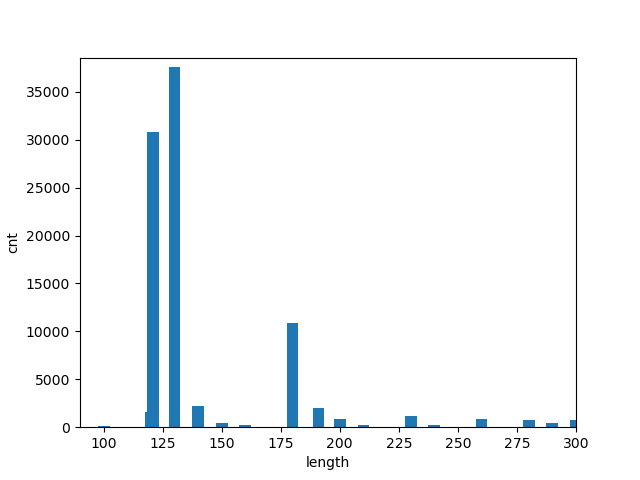

Write the Python code that produced this figure.
import os
os.environ["OPENCV_IO_MAX_IMAGE_PIXELS"] = pow(2, 40).__str__()
import cv2
import numpy as np
import pandas as pd
import matplotlib.pyplot as plt


def Unfold(max_x, max_y, winH, winW, stepW, stepH):
    x_points_l = np.array([i for i in range(0, max_x, stepW) if i + winH <= max_x])
    y_points_u = np.array([i for i in range(0, max_y, stepH) if i + winW <= max_y])

    x_wins_cnt = len(x_points_l)
    y_wins_cnt = len(y_points_u)
    wins_cnt = x_wins_cnt * y_wins_cnt

    w_lu = np.repeat([x_points_l], y_wins_cnt, axis=0)
    w_lu = np.repeat(w_lu, 2, axis=1)
    w_lu[:, 1::2] = np.repeat(y_points_u[:, np.newaxis], x_wins_cnt, axis=1)
    w_lu = w_lu.reshape(wins_cnt, 2)

    w_ru = np.copy(w_lu)
    w_ru[:, 0] += winW

    w_rd = np.copy(w_ru)
    w_rd[:, 1] += winH

    w_ld = np.copy(w_rd)
    w_ld[:, 0] -= winW

    windows = np.hstack((w_lu, w_ru, w_rd, w_ld))
    return windows


def rotate(bbox, angles, cell_num):
    r_matrix = np.hstack((np.cos(angles), -np.sin(angles), np.sin(angles), np.cos(angles), np.cos(angles),
                          -np.sin(angles), np.sin(angles), np.cos(angles), np.cos(angles), -np.sin(angles),
                          np.sin(angles), np.cos(angles), np.cos(angles), -np.sin(angles), np.sin(angles),
                          np.cos(angles)))
    r_matrix = r_matrix.reshape(cell_num, 8, 2).transpose(2, 0, 1).reshape(2, -1)

    # 旋转后的坐标
    rotated_bbox = r_matrix * bbox
    rotated_bbox = np.sum(rotated_bbox, axis=0)
    rotated_bbox = rotated_bbox.reshape(cell_num, 8)

    return rotated_bbox


def Affine_cell(file1, file2, cell_p):
    ps = pd.read_csv(f'{file1}/{file2}/affine_points.csv')
    src_p = np.array([ps.iloc[0, :2], ps.iloc[0, 2:4], ps.iloc[0, 4:6], ps.iloc[0, 6:8], ps.iloc[0, 8:10]])
    dst_p1 = np.array([ps.iloc[1, :2], ps.iloc[1, 2:4], ps.iloc[1, 4:6], ps.iloc[1, 6:8], ps.iloc[1, 8:10]])
    dst_p2 = np.array([ps.iloc[2, :2], ps.iloc[2, 2:4], ps.iloc[2, 4:6], ps.iloc[2, 6:8], ps.iloc[2, 8:10]])
    M1, _ = cv2.estimateAffinePartial2D(src_p, dst_p1)
    M2, _ = cv2.estimateAffinePartial2D(src_p, dst_p2)
    affine_cell_p1 = np.dot(M1, cell_p.T)
    affine_cell_p1 = affine_cell_p1.T
    affine_cell_p2 = np.dot(M2, cell_p.T)
    affine_cell_p2 = affine_cell_p2.T
    affine_cell_p = np.vstack((affine_cell_p1, affine_cell_p2))
    return affine_cell_p


def make_bbox(affine_cell_p, rectangle):
    bbox_x, bbox_y = affine_cell_p[:, 0] - rectangle[:, 0] / 2, affine_cell_p[:, 1] - rectangle[:, 1] / 2
    bbox_x = bbox_x.reshape(-1, 1)
    bbox_y = bbox_y.reshape(-1, 1)
    bbox_lu = np.hstack((bbox_x, bbox_y))
    bbox_ld = bbox_lu.copy()
    bbox_ld[:, 1] += rectangle[:, 1]
    bbox_ru = bbox_lu.copy()
    bbox_ru[:, 0] += rectangle[:, 0]
    bbox_rd = bbox_ld.copy()
    bbox_rd[:, 0] += rectangle[:, 0]
    bbox = np.hstack((bbox_lu, bbox_ru, bbox_rd, bbox_ld))
    return bbox


def find_windows(cell_num, bboxs, windows):
    point_mask = np.zeros((cell_num, windows.shape[0]), dtype=bool)
    for m in range(cell_num):
        mask_lu_x = np.logical_and(bboxs[m, :, 0].reshape(-1, 1) >= windows[:, 0].reshape(-1, 1),
                                   bboxs[m, :, 0].reshape(-1, 1) <= windows[:, 2].reshape(-1, 1))
        mask_lu_y = np.logical_and(bboxs[m, :, 1].reshape(-1, 1) >= windows[:, 1].reshape(-1, 1),
                                   bboxs[m, :, 1].reshape(-1, 1) <= windows[:, 5].reshape(-1, 1))
        mask_lu = np.logical_and(mask_lu_x, mask_lu_y)
        mask_ru_x = np.logical_and(bboxs[m, :, 2].reshape(-1, 1) >= windows[:, 0].reshape(-1, 1),
                                   bboxs[m, :, 2].reshape(-1, 1) <= windows[:, 2].reshape(-1, 1))
        mask_ru_y = np.logical_and(bboxs[m, :, 3].reshape(-1, 1) >= windows[:, 1].reshape(-1, 1),
                                   bboxs[m, :, 3].reshape(-1, 1) <= windows[:, 5].reshape(-1, 1))
        mask_ru = np.logical_and(mask_ru_x, mask_ru_y)
        mask_rd_x = np.logical_and(bboxs[m, :, 4].reshape(-1, 1) >= windows[:, 0].reshape(-1, 1),
                                   bboxs[m, :, 4].reshape(-1, 1) <= windows[:, 2].reshape(-1, 1))
        mask_rd_y = np.logical_and(bboxs[m, :, 5].reshape(-1, 1) >= windows[:, 1].reshape(-1, 1),
                                   bboxs[m, :, 5].reshape(-1, 1) <= windows[:, 5].reshape(-1, 1))
        mask_rd = np.logical_and(mask_rd_x, mask_rd_y)
        mask_ld_x = np.logical_and(bboxs[m, :, 6].reshape(-1, 1) >= windows[:, 0].reshape(-1, 1),
                                   bboxs[m, :, 6].reshape(-1, 1) <= windows[:, 2].reshape(-1, 1))
        mask_ld_y = np.logical_and(bboxs[m, :, 7].reshape(-1, 1) >= windows[:, 1].reshape(-1, 1),
                                   bboxs[m, :, 7].reshape(-1, 1) <= windows[:, 5].reshape(-1, 1))
        mask_ld = np.logical_and(mask_ld_x, mask_ld_y)
        mask_others_x = np.logical_and(bboxs[m, :, 0].reshape(-1, 1) <= windows[:, 0].reshape(-1, 1),
                                       bboxs[m, :, 2].reshape(-1, 1) >= windows[:, 2].reshape(-1, 1))
        mask_others_y = np.logical_and(bboxs[m, :, 1].reshape(-1, 1) <= windows[:, 1].reshape(-1, 1),
                                        bboxs[m, :, 5].reshape(-1, 1) >= windows[:, 5].reshape(-1, 1))
        mask_others = np.logical_or(mask_others_x, mask_others_y)
        mask = np.logical_or.reduce((mask_lu, mask_ru, mask_rd, mask_ld, mask_others))
        point_mask[m] = np.squeeze(mask)
    point = [np.where(point_mask[m])[0] for m in range(point_mask.shape[0])]
    return point


def get_all_shape():
    file_all = pd.read_excel(r'C:\Users\peng\Documents\yolov10\my\副本标准元器件深度学习库参照表.xlsx', sheet_name=[i for i in range(1, 10)])
    length = []
    for j in range(1, 10):
        t = '分辨率大小'
        coordinates = file_all[j][t].to_numpy()
        coordinates = np.array([list(map(int, rect.split('*'))) for rect in coordinates])
        length.extend(np.max(coordinates, axis=1))
    return np.unique(length)


if __name__ == '__main__':
    file1_name = ['PWYL', 'PWYN-C', 'PWYN-S', 'PWZF-C', 'PWZF-S']
    file2_name = ['CS', 'SS']

    length = get_all_shape()
    cnt = np.zeros(length.shape[0], dtype=int)

    for file1 in file1_name:
        for file2 in file2_name:
            img_file = pd.read_csv(f'{file1}/{file2}/img_win.csv')
            max_x, max_y, winH, winW, stepW, stepH = img_file.iloc[0]
            df = pd.read_csv(f'{file1}/{file2}/{file2}_position.csv').dropna()
            coordinates = df.iloc[:, [4, 5]]
            cell_p = coordinates.to_numpy()
            cell_p = np.hstack((cell_p, np.ones((cell_p.shape[0], 1))))
            affine_cell_p = Affine_cell(file1, file2, cell_p)
            cell_num = affine_cell_p.shape[0]

            # 得到边界框的尺寸
            bbox = df.iloc[:, 10]
            bbox = bbox.to_numpy()
            bbox = np.array([list(map(int, rect.split('*'))) for rect in bbox])
            bbox = np.vstack((bbox, bbox))

            # 得到边界框顶点坐标
            bbox_p = make_bbox(affine_cell_p, bbox)

            c_p = np.hstack((affine_cell_p, affine_cell_p, affine_cell_p, affine_cell_p))
            bbox_p -= c_p
            new_bbox_p = bbox_p.reshape(-1, 2).T
            new_bbox_p = np.repeat(new_bbox_p, 2, axis=1)
            bbox_p += c_p
            bbox_p = bbox_p.reshape(cell_num, 4, 2)

            # 得到旋转角度
            angles = df.iloc[:, 6]
            angles = angles.to_numpy().reshape(-1, 1)
            angles = np.vstack((angles, angles))
            angles = np.radians(angles)

            rotated_bbox = rotate(new_bbox_p, angles, cell_num)
            rotated_bbox += c_p

            # 生成滑动窗口
            windows = Unfold(max_x, max_y, winH, winW, stepW, stepH)
            bboxs = np.repeat(rotated_bbox[:, np.newaxis, :], windows.shape[0], axis=1)
            point = find_windows(cell_num, bboxs, windows)

            for i in range(cell_num):
                mask = np.where(length == np.max(bbox[i]))[0]
                cnt[mask] += len(point[i])
    data = pd.DataFrame({'length': length, 'cnt': cnt})
    # Plot bar chart
    plt.bar(data['length'], data['cnt'], width=5)
    plt.xlabel('length')  # x-axis label
    plt.ylabel('cnt')  # y-axis label

    plt.ylim(min(cnt), max(cnt) + 1000)
    plt.xlim(min(length), 300)

    plt.savefig('distribution.png')

    plt.show()

